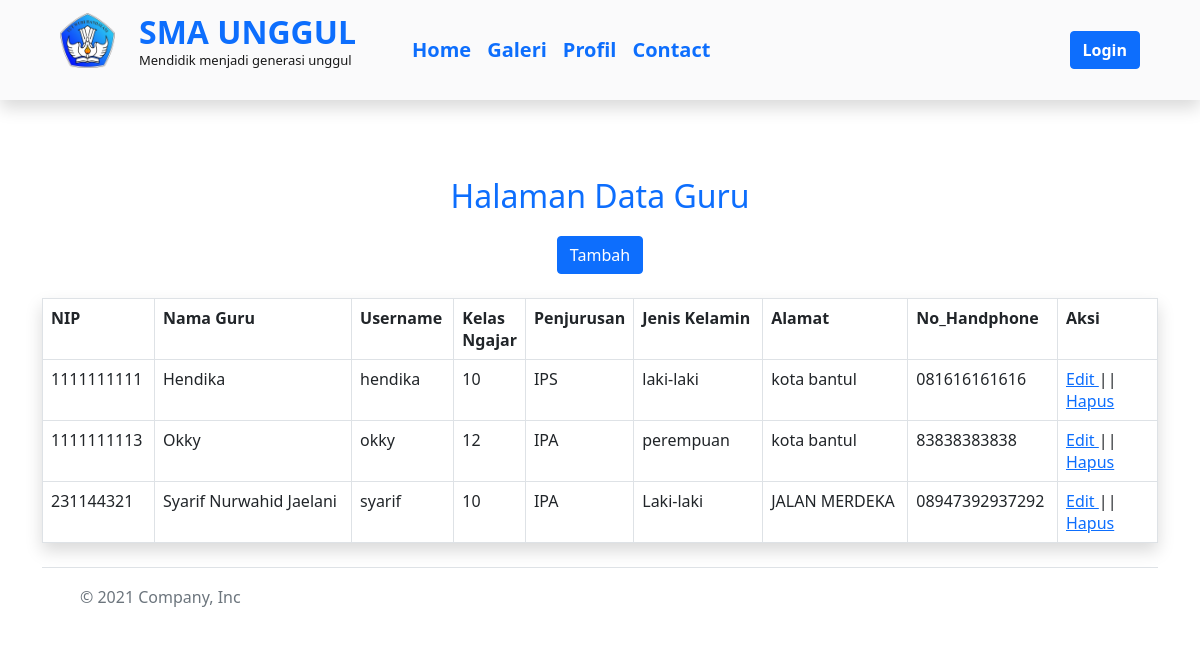
Page /Admin/guru.php on the committed database.
### tables this page shows
CREATE TABLE `guru` (
  `nip` char(10) NOT NULL,
  `nama_guru` varchar(50) DEFAULT NULL,
  `username` varchar(50) DEFAULT NULL,
  `kelas` varchar(10) NOT NULL,
  `Penjurusan` varchar(10) DEFAULT NULL,
  `gender` varchar(15) DEFAULT NULL,
  `alamat` varchar(50) DEFAULT NULL,
  `nohp` varchar(30) NOT NULL
);

### Admin/guru.php (the view, shortened to what this page needs)
<link rel="stylesheet" href="../css/bootstrap.css">
<link rel="stylesheet" href="../js/bootstrap.js">
  <div class="shadow">
        <?php include ('../navbar1.php'); ?>
    </div><br>
<?php
  include ("../koneksi_db.php");
    $link = "proses_guru.php";
    switch (isset($_GET['act'])) {
            ?>
            <?php
            default:
            ?>
    <div id="guru">
      <div class="container">
        <br>
        <center><br>
          <p class="fs-2 text-primary d-flex justify-content-center">Halaman Data Guru</p>
          <button type="button" class="btn btn-primary" onclick="location.href='?menu=admin&act=editor'">Tambah</button> <br><br>
        </center>
        <table border=1 class="table table-bordered shadow">
          <tr>
            <td><b>NIP</b></td>
            <td><b> Nama Guru </b> </td>
            <td><b> Username </b></td>
            <td width="70"><b> Kelas Ngajar</b> </td>
            <td width="90"><b> Penjurusan </b> </td>
            <td><b>Jenis Kelamin</b></td>
            <td><b>Alamat</b></td>
            <td><b> No_Handphone</b></td>
            <td width="100"><b>Aksi</b></td>
          </tr>
          <?php
          $tampil="SELECT * FROM guru";
          $hasil=mysqli_query($conn,$tampil);
          while ($data=mysqli_fetch_array($hasil))
          {
            echo '
                  <tr>
                    <td>'.$data[0].'</td>
                    <td class="text-left">'.$data[1].'</td>
                    <td class="text-left">'. $data[2].'</td>
                    <td width="70">'.$data[3].'</td>
                    <td>'.$data[4].'</td>
                    <td>'.$data[5].'</td>
                    <td>'.$data[6].'</td>
                    <td>'.$data[7].'</td>
                    <td><a href="?menu=admin&act=editor&id=' . $data[2] . '">Edit </a>||
                        <a onclick="return confirm(\'Apakah anda yakin akan menghapus?\')"
                            href="' . $link . '?&act=delete&id='. $data[2].'">Hapus</a>
                    </td>
                  </tr>';
          }
          ?>
        </table>
      </div>
    </div>
    <?php
    include ("../footer.php");
}
?>

### rows in the picture
guru: nip "1111111111", nama_guru "Hendika", username "hendika", kelas "10", Penjurusan "IPS", gender "laki-laki", alamat "kota bantul", nohp "081616161616"
guru: nip "1111111113", nama_guru "Okky", username "okky", kelas "12", Penjurusan "IPA", gender "perempuan", alamat "kota bantul", nohp "83838383838"
guru: nip "231144321", nama_guru "Syarif Nurwahid Jaelani", username "syarif", kelas "10", Penjurusan "IPA", gender "Laki-laki", alamat "JALAN MERDEKA", nohp "08947392937292"
